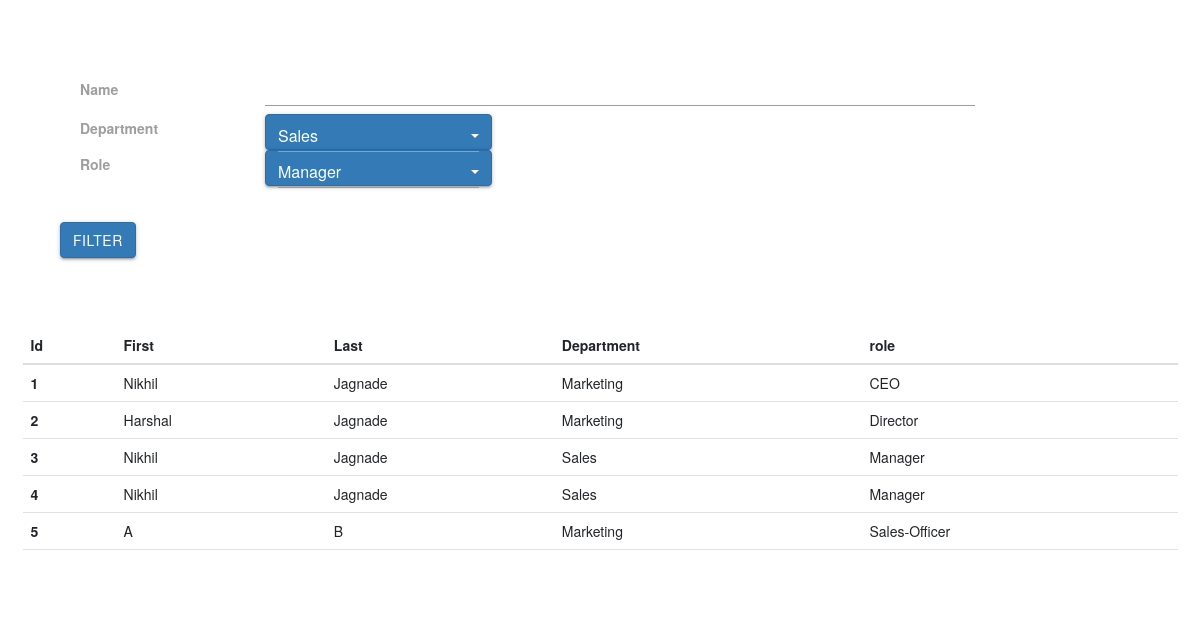
The page /employee/filter-emp on the database its author committed.
### employee/models.py (models this page shows, shortened)
class Employee(models.Model):
    first_name = models.CharField(max_length=100, null=False)
    last_name = models.CharField(max_length=100)
    dept = models.ForeignKey(Department, on_delete=models.CASCADE)
    salary = models.IntegerField(default=0)
    bonus = models.IntegerField(default=0)
    role = models.ForeignKey(Role, on_delete=models.CASCADE)
    phone = models.IntegerField(default=0)
    hire_date = models.DateField()

class Department(models.Model):
    name = models.CharField(max_length=50, null=False)
    location = models.CharField(max_length=100)
    def __str__(self):
        return self.name

class Role(models.Model):
    name = models.CharField(max_length=50, null=False)
    def __str__(self):
        return self.name

### employee/views.py (the view, shortened to what this page needs)
# urls.py: path('filter-emp', filter_emp, name="filter_emp"),
def filter_emp(request):
    emps = Employee.objects.all()
    depts = Department.objects.all()
    roles = Role.objects.all()
    context = {
        'departments' : depts,
        'roles': roles,
        'employees': emps
    }
    return render(request, 'filter_emp.html', context)

### employee/templates/filter_emp.html (shortened to what this page needs)
<!doctype html>
<html lang="en">
  <head>
     <link rel="stylesheet" href="https://cdnjs.cloudflare.com/ajax/libs/materialize/1.0.0/css/materialize.min.css">
     <link href="https://cdn.jsdelivr.net/npm/bootstrap@5.3.0-alpha1/dist/css/bootstrap.min.css" rel="stylesheet">
     <link href="https://maxcdn.bootstrapcdn.com/bootstrap/3.2.0/css/bootstrap.min.css" rel="stylesheet" type="text/css" />
     <link rel="stylesheet" href="https://cdnjs.cloudflare.com/ajax/libs/bootstrap-datepicker/1.9.0/css/bootstrap-datepicker.min.css">
  </head>
  <body>
    <div class="container">
        <h1> &nbsp; </h1>
        <div class="col">
            <form method="POST" enctype="multipart/form-data">
                <div class="form-group">
                  <label for="name" class="col-sm-2 col-form-label">Name</label>
                  <div class="col-sm-8">
                    <input type="text" class="form-control" id="name" name="name" >
                  </div>
                </div>
                <div class="form-group">
                    <label for="department" class="col-sm-2 col-form-label">Department</label>
                    <h5> &nbsp;&nbsp;<h5>
                    <div class="col-sm-8">
                        <div class="dropdown">
                            <button class="btn btn-primary dropdown-toggle" type="button" id="dropdownMenuButton" data-toggle="dropdown" aria-haspopup="true" aria-expanded="false">
                            </button>
                        </div>
                    </div>
                </div>
                <div class="form-group">
                    <label for="department" class="col-sm-2 col-form-label">Role</label>
                    <h5> &nbsp;&nbsp;<h5>
                    <div class="col-sm-8">
                        <div class="dropdown">
                            <button class="btn btn-primary dropdown-toggle" type="button" id="dropdownMenuButton" data-toggle="dropdown" aria-haspopup="true" aria-expanded="false">
                            </button>
                        </div>
                    </div>
                </div>
                <div class="form-group">
                    <label for="role" class="col-sm-2 col-form-label"></label>&nbsp;
                    <h3> &nbsp;&nbsp;<h3>
                    <div class="col-sm-8">
                        <button class="btn btn-primary" type="submit">Filter</button>
                    </div>
                </div>
            </form>
        </div>
    </div>
    <div class="container">
        <div class="row">
            <div class="col-sm">
                <h1> &nbsp; </h1>
                <div class="row">
                    <table class="table">
                        <thead class="thead-dark">
                            <tr>
                                <th scope="col">Id</th>
                                <th scope="col">First</th>
                                <th scope="col">Last</th>
                                <th scope="col">Department</th>
                                <th scope="col">role</th>
                            </tr>
                        </thead>
                        <tbody>
                            {% for e in employees %}
                            <tr>
                                <th scope="row">{{e.id}}</th>
                                <td>{{e.first_name}}</td>
                                <td>{{e.last_name}}</td>
                                <td>{{e.dept}}</td>
                                <td>{{e.role}}</td>
                            </tr>
                            {% endfor %}
                        </tbody>
                      </table>
                </div>
            </div>
        </div>
    </div>
</body>
</html>

### employee/templates/filter_emp.html (style rules this page uses)
label { margin-left: 20px; }

### rows shown on the page
Employee: id "1", first_name "Nikhil", last_name "Jagnade", dept "Marketing", role "CEO"
Employee: id "2", first_name "Harshal", last_name "Jagnade", dept "Marketing", role "Director"
Employee: id "3", first_name "Nikhil", last_name "Jagnade", dept "Sales", role "Manager"
Employee: id "4", first_name "Nikhil", last_name "Jagnade", dept "Sales", role "Manager"
Employee: id "5", first_name "A", last_name "B", dept "Marketing", role "Sales-Officer"
